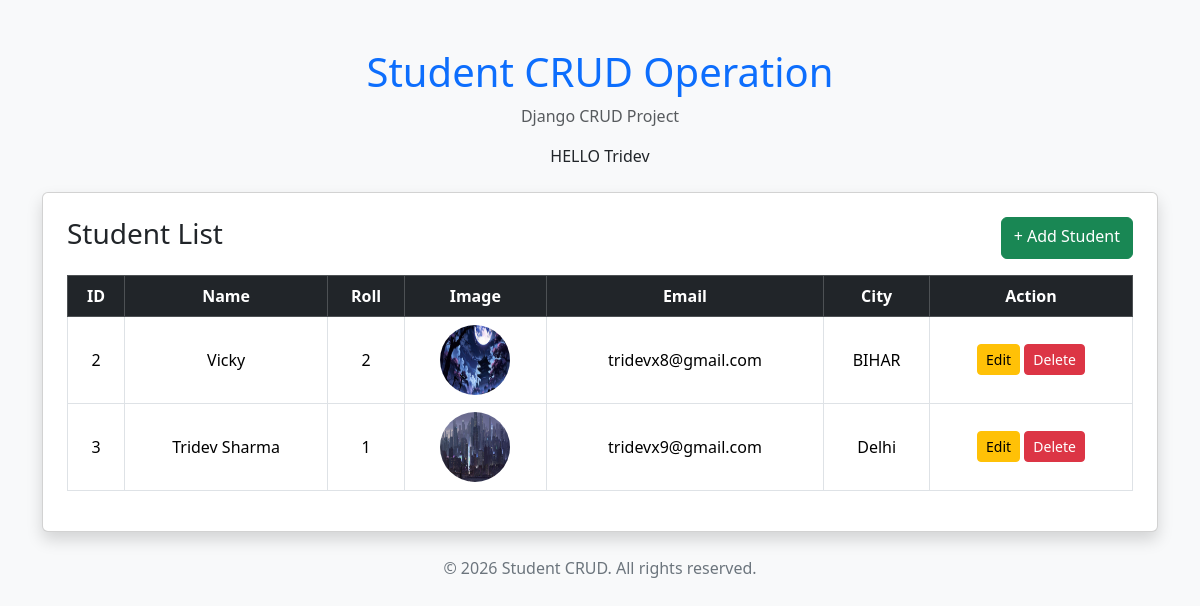
Before: /students with the older database file.
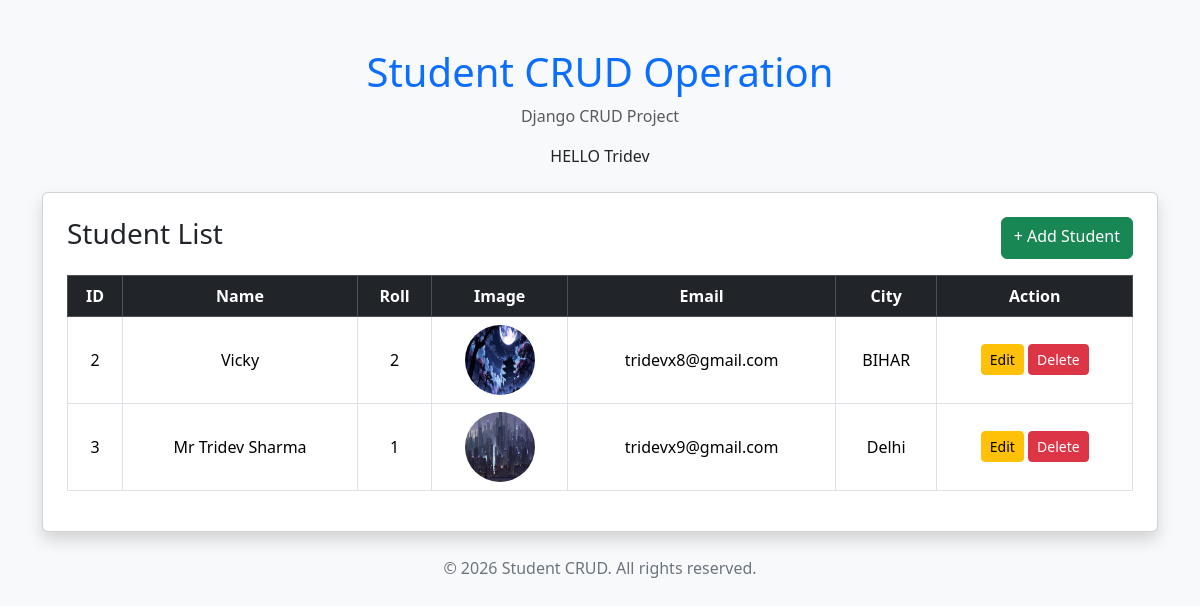
After: the same page with the newer database file.
### student_crud/models.py (models this page shows, shortened)
class Student(models.Model):
    std_name = models.CharField(max_length=100)
    std_roll = models.IntegerField()
    std_image = models.ImageField(upload_to='students/')
    std_email = models.EmailField()
    std_city = models.CharField(max_length=100)

### student_crud/views.py (the view)
# urls.py: path('students', student_list, name='student_list'),
def student_list(request):
    data = Student.objects.all()
    return render(request, 'home.html', {'data': data})

### templates/home.html
{% extends 'main.html' %}
{% block content %}
<div class="card shadow p-4">
    <div class="d-flex justify-content-between mb-3">
        <h3>Student List</h3>
        <a href="/add/" class="btn btn-success">+ Add Student</a>
    </div>
    <table class="table table-bordered table-hover text-center align-middle">
        <thead class="table-dark">
            <tr>
                <th>ID</th>
                <th>Name</th>
                <th>Roll</th>
                <th>Image</th>
                <th>Email</th>
                <th>City</th>
                <th>Action</th>
            </tr>
        </thead>
        <tbody>
            {% for i in data %}
            <tr>
                <td>{{ i.id }}</td>
                <td>{{ i.std_name }}</td>
                <td>{{ i.std_roll }}</td>
                <td>
                    <img src="{{ i.std_image.url }}" width="70" height="70" class="rounded-circle">
                </td>
                <td>{{ i.std_email }}</td>
                <td>{{ i.std_city }}</td>
                <td>
                    <a href="/edit/{{ i.id }}/" class="btn btn-warning btn-sm">Edit</a>
                    <a href="/delete/{{ i.id }}/" class="btn btn-danger btn-sm">Delete</a>
                </td>
            </tr>
            {% endfor %}
        </tbody>
    </table>
</div>
{% endblock %}

### templates/main.html (shortened to what this page needs)
<!DOCTYPE html>
<html lang="en">
<head>
    <link href="https://cdn.jsdelivr.net/npm/bootstrap@5.3.2/dist/css/bootstrap.min.css" rel="stylesheet">
</head>
<body class="bg-light">
<div class="container mt-5">
    <div class="text-center mb-4">
        <h1 class="text-primary">Student CRUD Operation</h1>
        <p class="text-muted">Django CRUD Project</p>
        <p>HELLO Tridev</p>
    </div>
    {% block content %}{% endblock %}
    <div class="text-center mt-4">
        <p class="text-secondary">&copy; 2026 Student CRUD. All rights reserved.</p>
    </div>
</div>
</body>
</html>

Changed rows visible on the page:
changed Student "tridevx9@gmail.com": std_name "Tridev Sharma" → "Mr Tridev Sharma"
